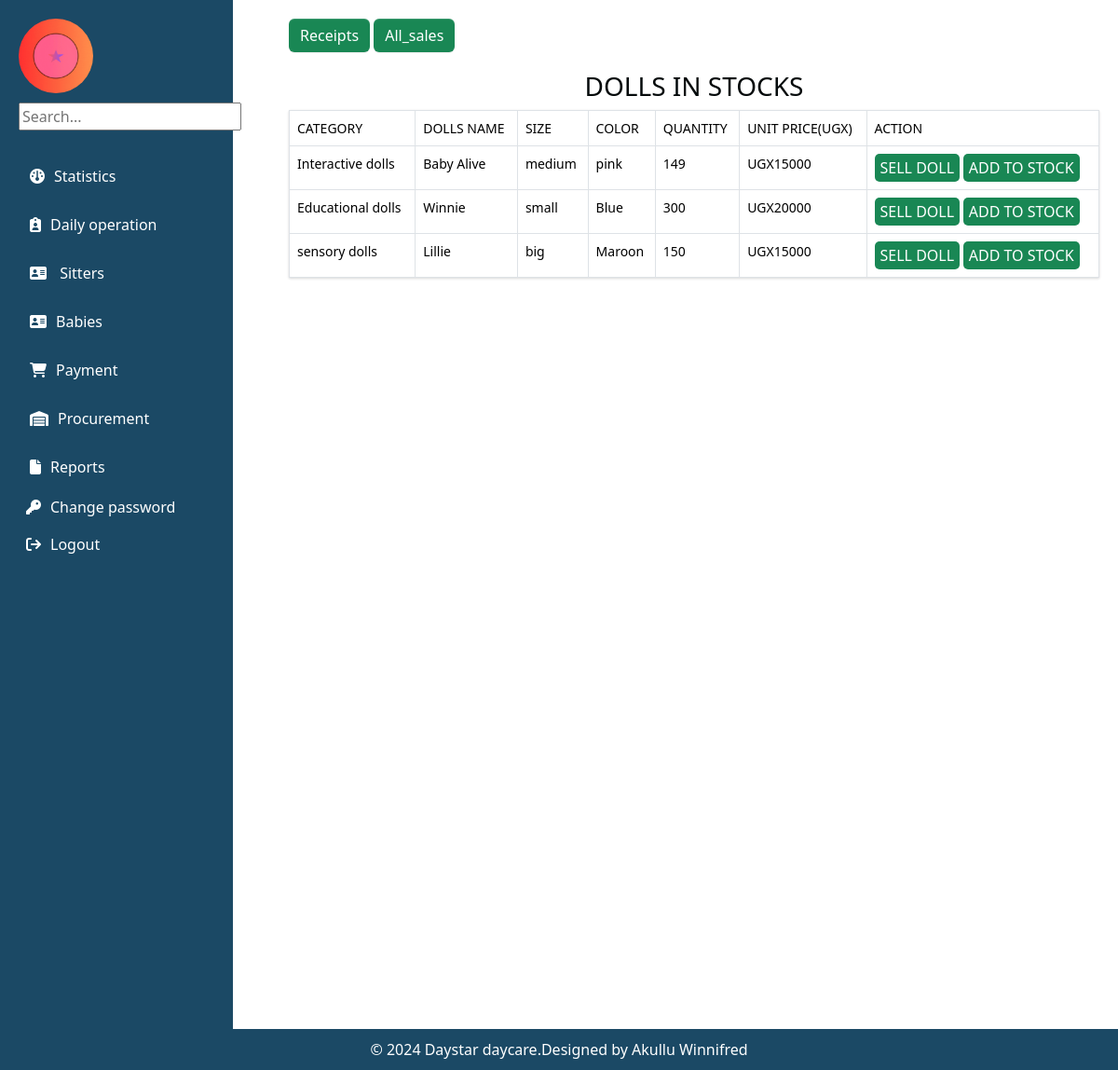
Screenshot of /doll/ with the database file from the repository.
### myapp/models.py (models this page shows, shortened)
class Doll(models.Model):
    c_doll=models.ForeignKey(Category_doll, on_delete=models.CASCADE,null=True, blank=True)
    name_of_the_doll =models.CharField(max_length=200,null=True, blank=True)
    quantity=models.IntegerField(default=0)
    color=models.CharField(max_length=200, null=True,blank=True)
    size=models.CharField(max_length=200,null=True,blank=True)
    issued_quantity=models.IntegerField(default=0,blank=True,null=True)
    received_quantity=models.IntegerField(default=0,null=True,blank=True)
    Unit_price=models.IntegerField(default=0,null=True, blank=True)
    date=models.DateField(default=timezone.now)

class Category_doll(models.Model):
     name = models.CharField(max_length=100,null=True, blank=True)
     def __str__(self):
        return self.name

### myapp/views.py (the view)
# urls.py: path('doll/',views.doll,name='doll'),
def doll(request):
    dolls=Doll.objects.all()
    return render(request,'dolls/doll.html',{'dolls':dolls})

### myapp/templates/dolls/doll.html (shortened to what this page needs)
{% extends 'base.html' %}
{% load static %}
{% block content %}
<div>
    <a href="{% url 'receipt' %}" class="hover_button"><input type="submit" value="Receipts" class="btn btn-success" style="border: none;" placeholder="Receipts"/></a>
    <a href="{% url 'all_sales' %}"  class="hover-button"><input type= "submit" value="All_sales" class="btn btn-success"  style="border: none;"type="button"/></a>
</div>
<div class="table-container">
    <div class="card-header" style="width:30%; margin: 0 auto; background-color:white;">
        <h3 class="text-center" style="color: rgb(5, 10, 11); padding-top: 20px;">DOLLS IN STOCKS</h3>
    </div>
</div>
<table class="table table-bordered" style=" background-color: rgba(153, 198, 165, 0.55);">
    <thead class="thead-dark table-bordered">
        <tr>
            <th scope="col" class="project-h1">Category</th>
            <th scope="col" class="project-h1">Dolls name</th>
            <th scope="col" class="project-h1">Size</th>
            <th scope="col" class="project-h1">Color</th>
            <th scope="col" class="project-h1">Quantity</th>
            <th scope="col" class="project-h1">Unit Price(UGX)</th>
            <th scope="col" class="project-h1">Action</th>
        </tr>
    </thead>
    {% for doll in dolls %}
    <tbody>
        <tr>
            <td>{{doll.c_doll}}</td>
            <td>{{doll.name_of_the_doll}}</td>
            <td>{{doll.size}}</td>
            <td>{{doll.color}}</td>
            <td>{{doll.quantity}}</td>
            <td>UGX{{doll.Unit_price}}</td>
           <div>
            <td><a href="{% url 'issue_item' doll.id %}"><input type="button" class="bg bg-success" value="SELL DOLL"  style="color: white; border: none; border-radius: 5px; height: 30px; font-size: medium;"></a>
            <a href="{% url 'add_to_stock' doll.id %}"><input type="button" class="bg bg-success" value="ADD TO STOCK"  style="color: white; border: none; border-radius: 5px; height: 30px; font-size: medium;"></a>
         </td>
        </div>
        </tr>
    </tbody>
    {% endfor %}
</table>
</div>
{% endblock %}

### myapp/static/css/base.css (style rules this page uses)
body { min-height: 100vh; }

### rows the page displays
Doll: c_doll "Interactive dolls", name_of_the_doll "Baby Alive", size "medium", color "pink", quantity "149", Unit_price "15000"
Doll: c_doll "Educational dolls", name_of_the_doll "Winnie", size "small", color "Blue", quantity "300", Unit_price "20000"
Doll: c_doll "sensory dolls", name_of_the_doll "Lillie", size "big", color "Maroon", quantity "150", Unit_price "15000"
